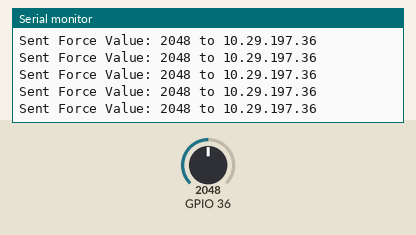
A sketch run on a simulated ESP32. On the bench: the last lines printed to the serial monitor. The test bench sets the inputs (shaded band); at power-on: GPIO 36 = 2048. WiFi joins after 1.5 s; servers stay silent unless stated.

Above: at 2.7 s.
2.8 s: GPIO 36 set to 2866
At 2.82 s:
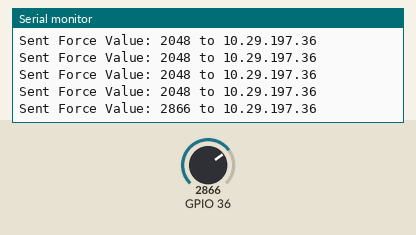
4.3 s: GPIO 36 set to 3603
At 4.34 s:
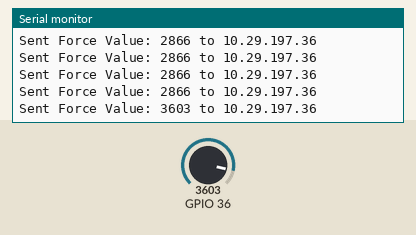
Timing chart, 0 to 7.3 s (numbered marks = the images above; inputs shaded):
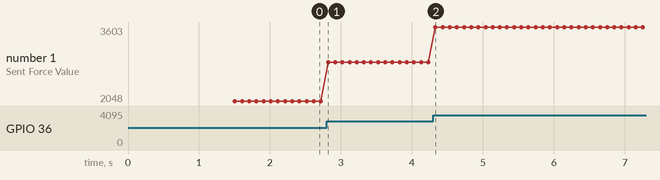

Measured:
- after the input at 2.8 s, the serial monitor: prints a new line at once (image 1)
- after the input at 4.3 s, the serial monitor: prints a new line at once (image 2)
- plotted number 1: 2048 → 2866 after the input at 2.8 s, 2866 → 3603 after the input at 4.3 s

The sketch:

testFSR_chairWiFi.ino
```cpp
#include <WiFi.h>
#include <WiFiUdp.h>
#include <ESPmDNS.h> // Include this for "nicknames"

const char* ssid = "MIT";
const char* password = "p$QfHpUP1d";

// We will find this IP dynamically using the name "table"
// IPAddress tableIP;
IPAddress tableIP(10, 29, 197, 36);
unsigned int localPort = 2390;
WiFiUDP udp;

void setup() {
  Serial.begin(115200);
  WiFi.begin(ssid, password);
  Serial.print("Chair connecting to WiFi");
  while (WiFi.status() != WL_CONNECTED) {
    delay(500);
    Serial.print(".");
  }
  Serial.println("\nChair Node Connected!");

  // Look for the Table Node's nickname "table"
  Serial.print("Targeting Table at: ");
  Serial.println(tableIP);

  // while (tableIP.toString() == "0.0.0.0") {
  //   tableIP = MDNS.queryHost("table");
  //   delay(1000);
  //   Serial.print("?");
  // }
  Serial.print("Found Table at: ");
  Serial.println(tableIP);
}

void loop() {
  int fsrValue = analogRead(A0);

  udp.beginPacket(tableIP, localPort);
  udp.printf("%d", fsrValue);
  udp.endPacket();

  Serial.printf("Sent Force Value: %d to %s\n", fsrValue, tableIP.toString().c_str());
  delay(100);
}
```
